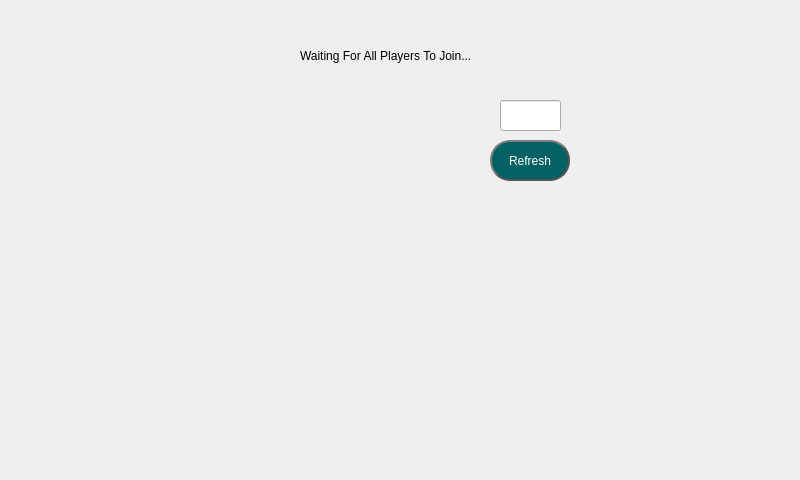
<?xml version="1.0" encoding="UTF-8"?>
<ui version="4.0">
 <class>Waiting</class>
 <widget class="QMainWindow" name="Waiting">
  <property name="geometry">
   <rect>
    <x>0</x>
    <y>0</y>
    <width>800</width>
    <height>480</height>
   </rect>
  </property>
  <property name="minimumSize">
   <size>
    <width>800</width>
    <height>480</height>
   </size>
  </property>
  <property name="maximumSize">
   <size>
    <width>800</width>
    <height>480</height>
   </size>
  </property>
  <property name="windowTitle">
   <string>Waiting</string>
  </property>
  <widget class="QWidget" name="centralwidget">
   <widget class="QLabel" name="label">
    <property name="geometry">
     <rect>
      <x>0</x>
      <y>0</y>
      <width>801</width>
      <height>481</height>
     </rect>
    </property>
    <property name="text">
     <string/>
    </property>
    <property name="pixmap">
     <pixmap resource="wait.qrc">:/new/prefix1/wait.jpg</pixmap>
    </property>
    <property name="scaledContents">
     <bool>true</bool>
    </property>
   </widget>
   <widget class="QLabel" name="label_2">
    <property name="geometry">
     <rect>
      <x>300</x>
      <y>0</y>
      <width>241</width>
      <height>111</height>
     </rect>
    </property>
    <property name="text">
     <string>Waiting For All Players To Join...</string>
    </property>
   </widget>
   <widget class="QLineEdit" name="ConnectedNUM">
    <property name="geometry">
     <rect>
      <x>500</x>
      <y>100</y>
      <width>61</width>
      <height>31</height>
     </rect>
    </property>
    <property name="readOnly">
     <bool>true</bool>
    </property>
   </widget>
   <widget class="QPushButton" name="Refresh">
    <property name="geometry">
     <rect>
      <x>490</x>
      <y>140</y>
      <width>80</width>
      <height>41</height>
     </rect>
    </property>
    <property name="styleSheet">
     <string notr="true">border-color: rgb(223, 95, 21);
background-color: rgb(3, 97, 99);
color: rgb(255, 255, 255);
border: 2px solid #555;
    border-radius: 20px;
    border-style: outset;</string>
    </property>
    <property name="text">
     <string>Refresh</string>
    </property>
   </widget>
  </widget>
 </widget>
 <resources>
  <include location="wait.qrc"/>
 </resources>
 <connections/>
</ui>
